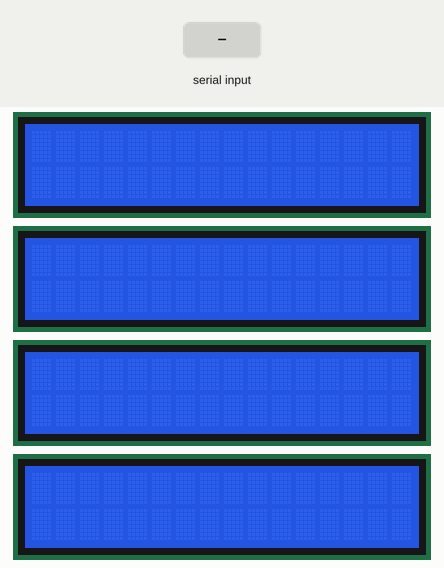
The sketch below on a simulated Arduino Mega 2560, built with avr-gcc and run on an emulated ATmega2560. On the bench: 4 × 16×2 character LCD. The inputs (shaded band) are chosen by the test bench. What the sketch prints to the serial monitor is not drawn.

Above: at 1.3 s.
1.4 s: "1\n" received over Serial
At 3.6 s:
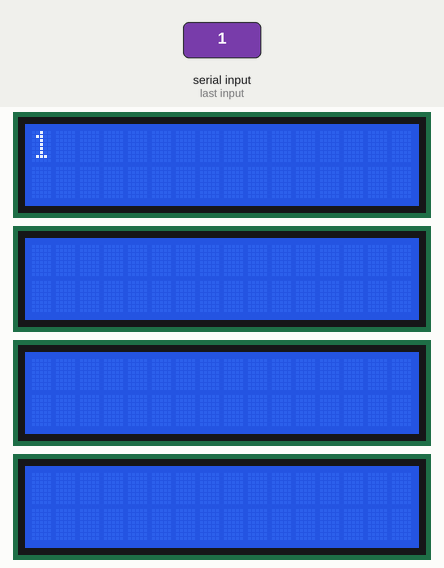
4.0 s: "0\n" received over Serial
At 5.3 s:
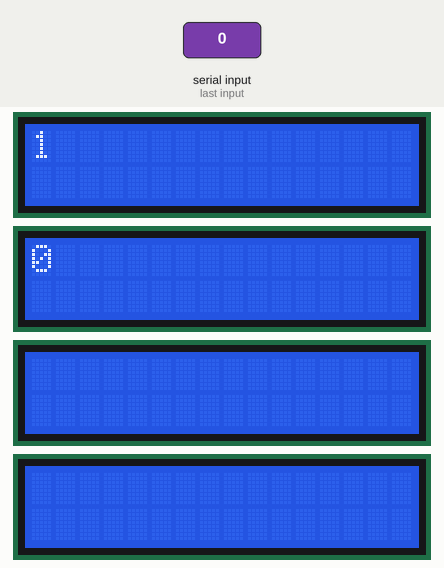
Timing chart, 0 to 7.0 s (numbered marks = the images above; inputs shaded):
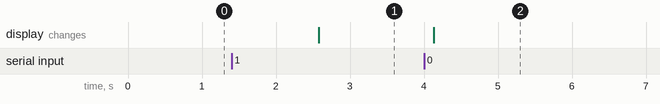

Measured:
- after the input at 1.4 s, the display: changes after 1.2 s (image 1)
- after the input at 4.0 s, the display: changes after 0.13 s (image 2)

The sketch:

LCDFromSerial.ino
```cpp
#include <LiquidCrystal.h>

#define CHARACTERSPERLINE 16
#define LCDLINES 2
#define MAXLINES 10

String heldText = "";//String(CHARACTERSPERLINE*MAXLINES);

int received = 0;


LiquidCrystal lcd(32, 30, 28, 26, 24, 22);
LiquidCrystal lcd1(2, 3, 4, 5, 6, 7);
LiquidCrystal lcd2(42, 44, 46, 48, 50, 52);
LiquidCrystal lcd3(33, 31, 29, 27, 25, 23);

LiquidCrystal lcds[4] = {lcd, lcd1, lcd2, lcd3};

//int buzzerPin = 3;
int stepper = 0;

void setup() {
  // start serial port at 9600 bps:
  Serial.begin(9600);
  //pinMode(2, INPUT);   // digital sensor is on digital pin 2
  lcds[0].begin(16, 2);
  lcds[1].begin(16, 2);
  lcds[2].begin(16, 2);
  lcds[3].begin(16, 2);
  //lcd.autoscroll();
  establishContact();  // send a byte to establish contact until receiver responds
  delay(1000);
  //heldText = "returns a new string that is a part of the original string. When using the endIndex parameter, the string between beginIndex and endIndex -1 is returned.";
  //heldTextToLCD();
}

void loop()
{
  // if we get a valid byte, read analog ins:
  if (Serial.available() > 0)
  {
    // get incoming byte:
    handleIncomingChars(stepper);

    // delay 10ms to let the ADC recover:
    delay(10);
  }
}

void establishContact() {
  while (Serial.available() <= 0) {
    Serial.println("0,0,0");   // send an initial string
    delay(300);
  }
}

void handleIncomingChars(int whichLCD) {
  // read the incoming data as a char:
  char inChar = Serial.read();

  if (inChar == '\n' || inChar == '\r') {
    lcds[whichLCD].clear();
    lcds[whichLCD].home();
    heldTextToLCD(whichLCD);
    heldText = "";//String(CHARACTERSPERLINE * MAXLINES);
    if (stepper < 3) {
      stepper++;
    } else {
      stepper = 0;
    }
  } else {
    // if you're not at the end of the string, append
    // the incoming character:
    if (heldText.length() < (CHARACTERSPERLINE * MAXLINES)) {
      heldText.concat(inChar);
      //heldText.append(inChar);
    } else {
      // empty the string by setting it equal to the inoming char:
      heldText = String(inChar);
    }
  }
}

void heldTextToLCD(int whichLCD)
{
  Serial.println(heldText);
//  lcd.begin(16, 2);
//  lcd.print(heldText);

  int numLines = heldText.length() / CHARACTERSPERLINE;
  //String lastFragment = "";
  int remainingLength = heldText.length();
  lcds[whichLCD].clear();
  int currentIndex = 0;
  int i = 0;
  while (remainingLength > 0 || i > MAXLINES) {
    if (i % LCDLINES == 0) {
      lcds[whichLCD].clear();
    } else {
      lcds[whichLCD].setCursor(0, i % LCDLINES);
    }

    String line = "";//String(32);//lastFragment;
    int lengthToTake = CHARACTERSPERLINE;

    if (remainingLength < CHARACTERSPERLINE) {
      lengthToTake = remainingLength;
    }
    line.concat(heldText.substring(currentIndex, currentIndex + lengthToTake));
    delay(10);
    currentIndex += lengthToTake;
    delay(100);
    lcds[whichLCD].print(line);
    delay(200);
    i++;


    remainingLength = heldText.length() - currentIndex;
  }
  Serial.println("done");
}
```
